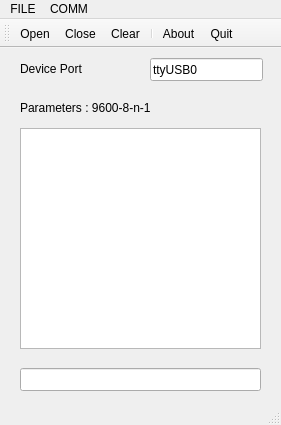
<?xml version="1.0" encoding="UTF-8"?>
<ui version="4.0">
 <class>MainWindow</class>
 <widget class="QMainWindow" name="MainWindow">
  <property name="geometry">
   <rect>
    <x>0</x>
    <y>0</y>
    <width>281</width>
    <height>425</height>
   </rect>
  </property>
  <property name="windowTitle">
   <string>QSerialTerminal</string>
  </property>
  <property name="windowIcon">
   <iconset>
    <normaloff>KDE_Logo_compress.png</normaloff>KDE_Logo_compress.png</iconset>
  </property>
  <widget class="QWidget" name="centralWidget">
   <widget class="QLineEdit" name="txtPort">
    <property name="geometry">
     <rect>
      <x>150</x>
      <y>10</y>
      <width>113</width>
      <height>23</height>
     </rect>
    </property>
    <property name="text">
     <string>ttyUSB0</string>
    </property>
   </widget>
   <widget class="QLabel" name="label">
    <property name="geometry">
     <rect>
      <x>20</x>
      <y>10</y>
      <width>81</width>
      <height>21</height>
     </rect>
    </property>
    <property name="text">
     <string>Device Port</string>
    </property>
   </widget>
   <widget class="QLabel" name="label_2">
    <property name="geometry">
     <rect>
      <x>20</x>
      <y>50</y>
      <width>161</width>
      <height>20</height>
     </rect>
    </property>
    <property name="text">
     <string>Parameters : 9600-8-n-1</string>
    </property>
   </widget>
   <widget class="QPlainTextEdit" name="txtData">
    <property name="geometry">
     <rect>
      <x>20</x>
      <y>80</y>
      <width>241</width>
      <height>221</height>
     </rect>
    </property>
   </widget>
   <widget class="QLineEdit" name="txtBuffer">
    <property name="geometry">
     <rect>
      <x>20</x>
      <y>320</y>
      <width>241</width>
      <height>23</height>
     </rect>
    </property>
    <property name="readOnly">
     <bool>true</bool>
    </property>
   </widget>
  </widget>
  <widget class="QMenuBar" name="menuBar">
   <property name="geometry">
    <rect>
     <x>0</x>
     <y>0</y>
     <width>281</width>
     <height>20</height>
    </rect>
   </property>
   <widget class="QMenu" name="menuFILE">
    <property name="title">
     <string>FILE</string>
    </property>
    <addaction name="actionClear"/>
    <addaction name="actionAbout"/>
    <addaction name="separator"/>
    <addaction name="actionQuit"/>
   </widget>
   <widget class="QMenu" name="menuCOMM">
    <property name="title">
     <string>COMM</string>
    </property>
    <widget class="QMenu" name="menuConnect">
     <property name="title">
      <string>Connect</string>
     </property>
     <addaction name="actionOpen"/>
     <addaction name="actionClose"/>
    </widget>
    <addaction name="menuConnect"/>
   </widget>
   <addaction name="menuFILE"/>
   <addaction name="menuCOMM"/>
  </widget>
  <widget class="QToolBar" name="mainToolBar">
   <attribute name="toolBarArea">
    <enum>TopToolBarArea</enum>
   </attribute>
   <attribute name="toolBarBreak">
    <bool>false</bool>
   </attribute>
   <addaction name="actionOpen"/>
   <addaction name="actionClose"/>
   <addaction name="actionClear"/>
   <addaction name="separator"/>
   <addaction name="actionAbout"/>
   <addaction name="actionQuit"/>
  </widget>
  <widget class="QStatusBar" name="statusBar"/>
  <action name="actionAbout">
   <property name="text">
    <string>About</string>
   </property>
  </action>
  <action name="actionQuit">
   <property name="text">
    <string>Quit</string>
   </property>
  </action>
  <action name="actionOpen">
   <property name="text">
    <string>Open</string>
   </property>
  </action>
  <action name="actionClose">
   <property name="text">
    <string>Close</string>
   </property>
  </action>
  <action name="actionClear">
   <property name="text">
    <string>Clear</string>
   </property>
  </action>
 </widget>
 <layoutdefault spacing="6" margin="11"/>
 <resources/>
 <connections/>
</ui>
